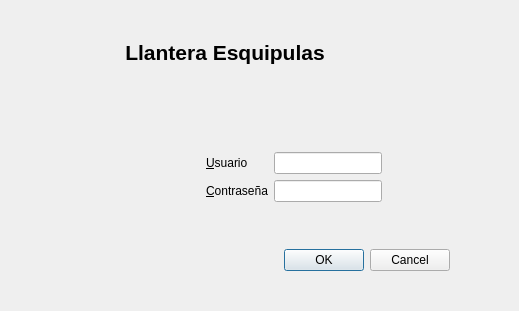
<?xml version="1.0" encoding="UTF-8"?>
<ui version="4.0">
 <class>dlgUserLogin</class>
 <widget class="QDialog" name="dlgUserLogin">
  <property name="geometry">
   <rect>
    <x>0</x>
    <y>0</y>
    <width>519</width>
    <height>311</height>
   </rect>
  </property>
  <property name="minimumSize">
   <size>
    <width>519</width>
    <height>311</height>
   </size>
  </property>
  <property name="maximumSize">
   <size>
    <width>519</width>
    <height>311</height>
   </size>
  </property>
  <property name="windowTitle">
   <string>Iniciar Sesión</string>
  </property>
  <property name="windowIcon">
   <iconset resource="res.qrc">
    <normaloff>:/icons/res/logo.png</normaloff>:/icons/res/logo.png</iconset>
  </property>
  <property name="styleSheet">
   <string notr="true">.QFrame{
	background-image: url(:/images/res/passwd-bg.png);
	background-repeat:no-repeat;
	margin:0;
	padding:0;
}
</string>
  </property>
  <layout class="QHBoxLayout" name="horizontalLayout">
   <property name="margin">
    <number>0</number>
   </property>
   <item>
    <widget class="QFrame" name="frame">
     <property name="frameShape">
      <enum>QFrame::NoFrame</enum>
     </property>
     <property name="frameShadow">
      <enum>QFrame::Plain</enum>
     </property>
     <layout class="QGridLayout" name="gridLayout">
      <property name="margin">
       <number>0</number>
      </property>
      <item row="1" column="0" colspan="5">
       <widget class="QLabel" name="label">
        <property name="sizePolicy">
         <sizepolicy hsizetype="Preferred" vsizetype="Maximum">
          <horstretch>0</horstretch>
          <verstretch>0</verstretch>
         </sizepolicy>
        </property>
        <property name="font">
         <font>
          <pointsize>16</pointsize>
          <weight>75</weight>
          <bold>true</bold>
         </font>
        </property>
        <property name="autoFillBackground">
         <bool>false</bool>
        </property>
        <property name="text">
         <string>Llantera Esquipulas</string>
        </property>
        <property name="alignment">
         <set>Qt::AlignCenter</set>
        </property>
       </widget>
      </item>
      <item row="5" column="3">
       <layout class="QFormLayout" name="formLayout">
        <property name="fieldGrowthPolicy">
         <enum>QFormLayout::ExpandingFieldsGrow</enum>
        </property>
        <item row="0" column="0">
         <widget class="QLabel" name="label_2">
          <property name="text">
           <string>&amp;Usuario</string>
          </property>
          <property name="buddy">
           <cstring>txtPassword</cstring>
          </property>
         </widget>
        </item>
        <item row="0" column="1">
         <widget class="QLineEdit" name="txtUser">
          <property name="whatsThis">
           <string>Escriba aca su usuario</string>
          </property>
         </widget>
        </item>
        <item row="1" column="0">
         <widget class="QLabel" name="label_3">
          <property name="text">
           <string>&amp;Contraseña</string>
          </property>
          <property name="buddy">
           <cstring>txtUser</cstring>
          </property>
         </widget>
        </item>
        <item row="1" column="1">
         <widget class="QLineEdit" name="txtPassword">
          <property name="whatsThis">
           <string>Escriba aca su contraseña, tenga en cuenta que el sistema hace diferencia entre minusculas y mayusculas</string>
          </property>
          <property name="echoMode">
           <enum>QLineEdit::Password</enum>
          </property>
         </widget>
        </item>
       </layout>
      </item>
      <item row="7" column="0" colspan="5">
       <widget class="QDialogButtonBox" name="buttonbox">
        <property name="orientation">
         <enum>Qt::Horizontal</enum>
        </property>
        <property name="standardButtons">
         <set>QDialogButtonBox::Cancel|QDialogButtonBox::Ok</set>
        </property>
       </widget>
      </item>
      <item row="5" column="0">
       <spacer name="horizontalSpacer">
        <property name="orientation">
         <enum>Qt::Horizontal</enum>
        </property>
        <property name="sizeHint" stdset="0">
         <size>
          <width>60</width>
          <height>20</height>
         </size>
        </property>
       </spacer>
      </item>
      <item row="2" column="0" colspan="6">
       <spacer name="verticalSpacer">
        <property name="orientation">
         <enum>Qt::Vertical</enum>
        </property>
        <property name="sizeHint" stdset="0">
         <size>
          <width>20</width>
          <height>40</height>
         </size>
        </property>
       </spacer>
      </item>
      <item row="6" column="0" colspan="6">
       <spacer name="verticalSpacer_2">
        <property name="orientation">
         <enum>Qt::Vertical</enum>
        </property>
        <property name="sizeHint" stdset="0">
         <size>
          <width>20</width>
          <height>40</height>
         </size>
        </property>
       </spacer>
      </item>
      <item row="5" column="4">
       <spacer name="horizontalSpacer_2">
        <property name="orientation">
         <enum>Qt::Horizontal</enum>
        </property>
        <property name="sizeHint" stdset="0">
         <size>
          <width>40</width>
          <height>20</height>
         </size>
        </property>
       </spacer>
      </item>
      <item row="5" column="2">
       <spacer name="horizontalSpacer_3">
        <property name="orientation">
         <enum>Qt::Horizontal</enum>
        </property>
        <property name="sizeHint" stdset="0">
         <size>
          <width>40</width>
          <height>20</height>
         </size>
        </property>
       </spacer>
      </item>
      <item row="3" column="0" colspan="6">
       <spacer name="verticalSpacer_4">
        <property name="orientation">
         <enum>Qt::Vertical</enum>
        </property>
        <property name="sizeHint" stdset="0">
         <size>
          <width>20</width>
          <height>40</height>
         </size>
        </property>
       </spacer>
      </item>
      <item row="0" column="0" colspan="6">
       <spacer name="verticalSpacer_5">
        <property name="orientation">
         <enum>Qt::Vertical</enum>
        </property>
        <property name="sizeHint" stdset="0">
         <size>
          <width>20</width>
          <height>40</height>
         </size>
        </property>
       </spacer>
      </item>
      <item row="5" column="5">
       <spacer name="horizontalSpacer_5">
        <property name="orientation">
         <enum>Qt::Horizontal</enum>
        </property>
        <property name="sizeHint" stdset="0">
         <size>
          <width>40</width>
          <height>20</height>
         </size>
        </property>
       </spacer>
      </item>
      <item row="5" column="1">
       <spacer name="horizontalSpacer_4">
        <property name="orientation">
         <enum>Qt::Horizontal</enum>
        </property>
        <property name="sizeHint" stdset="0">
         <size>
          <width>40</width>
          <height>20</height>
         </size>
        </property>
       </spacer>
      </item>
      <item row="8" column="0" colspan="6">
       <spacer name="verticalSpacer_3">
        <property name="orientation">
         <enum>Qt::Vertical</enum>
        </property>
        <property name="sizeHint" stdset="0">
         <size>
          <width>20</width>
          <height>40</height>
         </size>
        </property>
       </spacer>
      </item>
     </layout>
    </widget>
   </item>
  </layout>
 </widget>
 <resources>
  <include location="res.qrc"/>
 </resources>
 <connections>
  <connection>
   <sender>buttonbox</sender>
   <signal>accepted()</signal>
   <receiver>dlgUserLogin</receiver>
   <slot>accept()</slot>
   <hints>
    <hint type="sourcelabel">
     <x>248</x>
     <y>254</y>
    </hint>
    <hint type="destinationlabel">
     <x>157</x>
     <y>274</y>
    </hint>
   </hints>
  </connection>
  <connection>
   <sender>buttonbox</sender>
   <signal>rejected()</signal>
   <receiver>dlgUserLogin</receiver>
   <slot>reject()</slot>
   <hints>
    <hint type="sourcelabel">
     <x>316</x>
     <y>260</y>
    </hint>
    <hint type="destinationlabel">
     <x>286</x>
     <y>274</y>
    </hint>
   </hints>
  </connection>
 </connections>
</ui>
